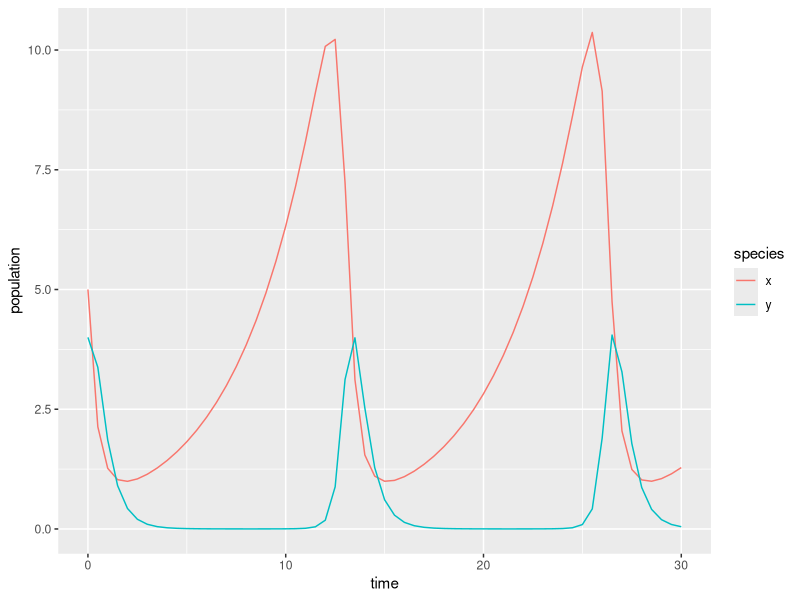

Write the R code that produced this figure.
## ---- chunk 1
knitr::opts_chunk$set(echo = TRUE)
library(tidyverse)
library(deSolve)
library(kableExtra)
## ---- chunk 2
# Create a sequence of times (days): 
time <- seq(0, 30, by = 0.5)

# Set some parameter values (these can change - keep it in mind):
parameters <- c(alpha = .25, beta = 0.5, delta = 0.5, gamma = 2)

# Set the initial condition (prey and predator populations at t = 0).
# Recall: x = prey, y = predator
init_cond <- c(x = 5, y = 4)

# Prepare the series of differential equations as a function: 
lk_equations <- function(time, init_cond, parameters) {
  with(as.list(c(init_cond, parameters)), {
    dxdt = alpha * x - beta * x * y
    dydt = delta * x * y - gamma * y
    return(list(c(dxdt, dydt)))
  })
}

# Find the approximate the solution using `deSolve::ode()`:
approx_lk <- ode(y = init_cond, times = time, func = lk_equations, parms = parameters)

# Check the class: 
class(approx_lk)

# We really want this to be a data frame, and we want both prey (x) and predator (y) to be in the same column -- we'll learn why in EDS 221 (tidy data)
approx_lk_df <- data.frame(approx_lk) %>% 
  pivot_longer(cols = c(x,y), names_to = "species", values_to = "population")

# Plot it! 
ggplot(data = approx_lk_df, aes(x = time, y = population)) +
  geom_line(aes(color = species))
